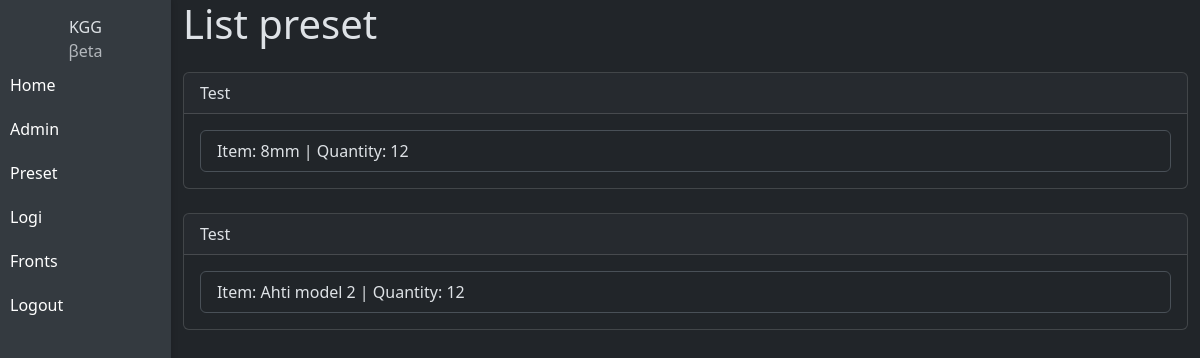
/order (signed in), run on an earlier commit of the app's database.
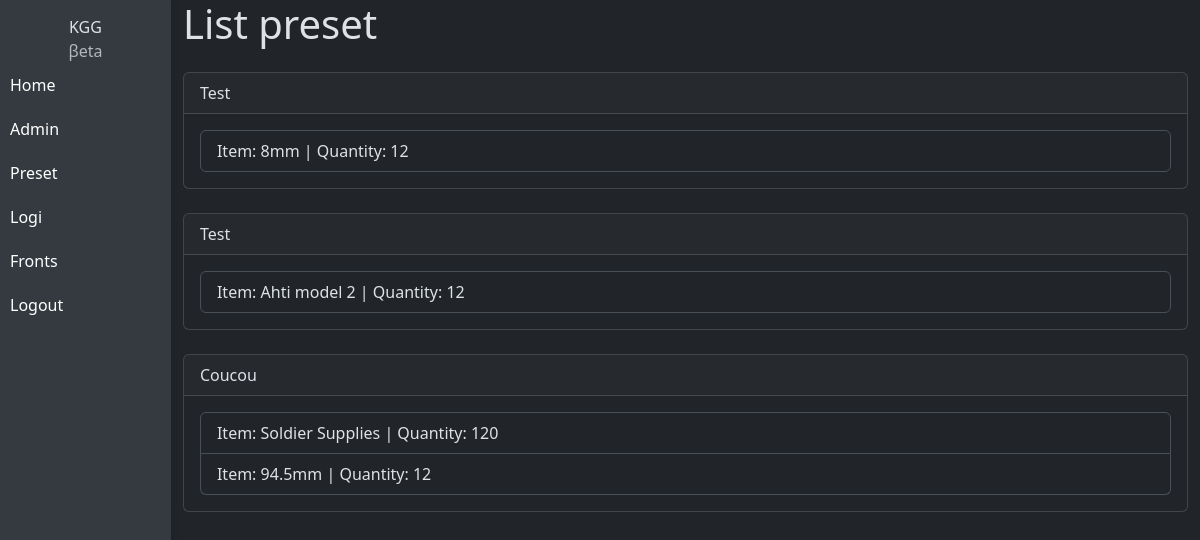
And on a later commit of the database.
### website/models.py (models this page shows)
class Preset(db.Model):
	id = db.Column(db.Integer, primary_key=True)
	name = db.Column(db.String(150))
	item_list = db.Column(db.JSON)

class Items(db.Model):
	id = db.Column(db.Integer, primary_key=True)
	name = db.Column(db.String(150), unique=True)
	category_id = db.Column(db.Integer, db.ForeignKey('categories.id'))

### website/views.py (the view)
@views.route('/order', methods=['GET', 'POST'])
@login_required
def	order():
	if current_user.username != 'Neoblacks' and current_user.role_id != 1:
		flash('You are not authorized to view this page.', category='error')
		return redirect(url_for('views.home'))
	presets = Preset.query.all()
	items = Items.query.all()
	print(presets)
	return render_template("order.html", current_user=current_user, presets=presets, items=items)

### website/__init__.py (called while the page is built)
def create_app():
	app = Flask(__name__)
	app.config['SECRET_KEY'] = 'secretkey'
	app.config['SQLALCHEMY_DATABASE_URI'] = f'sqlite:///{DB_NAME}'
	db.init_app(app)
	from .views import views
	from .auth import auth
	app.register_blueprint(views, url_prefix='/')
	app.register_blueprint(auth, url_prefix='/')
	from .models import Users
	with app.app_context():
		if not path.exists('website/' + DB_NAME):
			db.create_all()
	login_manager = LoginManager()
	login_manager.login_view = 'auth.login'
	login_manager.init_app(app)
	@login_manager.user_loader
	def load_user(id):
		return Users.query.get(int(id))
	return app

### website/templates/order.html
{% extends "base.html" %} {% block title %} KGG APP {% endblock %}
{% block content %}
<h1>List preset</h1>
{% for preset in presets %}
<div class="card mt-4">
	<div class="card-header">
		{{ preset.name }}
	</div>
	<div class="card-body">
		<ul class="list-group">
			{% for item in preset.item_list["item_list"] %}
				{% for database_item in items %}
					{% if database_item.id == item["item_id"] %}
						<li class="list-group-item">
							Item: {{ database_item.name }} | Quantity: {{ item["quantity"] }}
						</li>
					{% endif %}
				{% endfor %}
			{% endfor %}
		</ul>
	</div>
</div>
{% endfor %}
{% endblock %}

### website/templates/base.html (shortened to what this page needs)
<!doctype html>
<html lang="en" data-bs-theme="dark">
<head>
	<link href="/static/css/bootstrap530a1.min.css" rel="stylesheet">
</head>
<body>
	<nav>
		<div class="navbar-nav">
			<span>KGG</span><span class="text-muted text-beta">βeta</span>
			{% if current_user.is_authenticated %}
				<a id="Home" href="/">Home</a>
				{% if current_user.role_id <= 2 %}
					<a id="Admin" href="/admin">Admin</a>
				{% endif %}
				{% if current_user.role_id <= 7 %}
					<a id="Preset" href="/preset">Preset</a>
					<a id="Logi" href="/logi">Logi</a>
				{% endif %}
				{% if current_user.role_id <= 10 %}
					<a id="Fronts" href="/fronts">Fronts</a>
				{% endif %}
				<a id="Logout" href="/logout">Logout</a>
			{% else %}
				<a id="Login" href="/login">Login</a>
				<a id="Signup" href="/sign-up">Sign up</a>
			{% endif %}
		</div>
	</nav>
	<div class="container">
		{% block content %} {% endblock %}
</body>
</html>

### website/templates/base.html (style rules this page uses)
body { display: flex; flex-direction: row; margin: 0; }
nav { width: 200px; background-color: #343a40; height: 100vh; padding-top: 15px; box-shadow: 2px 0 5px rgba(0, 0, 0, 0.1); display: flex; flex-direction: column; }
nav a { color: white; text-decoration: none; padding: 10px; display: block; text-align: left }
nav span { text-align: center; }

What changed in the data, as far as the page shows it:
added Preset: name "Coucou"
now on this page (row unchanged): Items: name "Soldier Supplies", quantity "120"
now on this page (row unchanged): Items: name "94.5mm", quantity "12"
